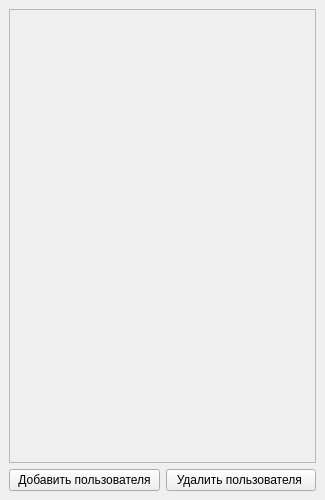
<?xml version="1.0" encoding="UTF-8"?>
<ui version="4.0">
 <class>MainWindow</class>
 <widget class="QMainWindow" name="MainWindow">
  <property name="geometry">
   <rect>
    <x>0</x>
    <y>0</y>
    <width>325</width>
    <height>500</height>
   </rect>
  </property>
  <property name="windowTitle">
   <string>Users</string>
  </property>
  <property name="windowIcon">
   <iconset>
    <normaloff>C:/Users/User/Desktop/detect_person.png</normaloff>C:/Users/User/Desktop/detect_person.png</iconset>
  </property>
  <widget class="QWidget" name="centralwidget">
   <layout class="QGridLayout" name="gridLayout_2">
    <item row="1" column="0">
     <widget class="QPushButton" name="add_user_pushButton">
      <property name="text">
       <string>Добавить пользователя</string>
      </property>
      <property name="icon">
       <iconset>
        <normaloff>../../image/img tools/add.png</normaloff>../../image/img tools/add.png</iconset>
      </property>
     </widget>
    </item>
    <item row="1" column="1">
     <widget class="QPushButton" name="delete_user_pushButton">
      <property name="text">
       <string>Удалить пользователя </string>
      </property>
      <property name="icon">
       <iconset>
        <normaloff>../../image/img tools/user_delete.png</normaloff>../../image/img tools/user_delete.png</iconset>
      </property>
     </widget>
    </item>
    <item row="0" column="0" colspan="2">
     <widget class="QScrollArea" name="scrollArea">
      <property name="widgetResizable">
       <bool>true</bool>
      </property>
      <widget class="QWidget" name="scrollAreaWidgetContents">
       <property name="geometry">
        <rect>
         <x>0</x>
         <y>0</y>
         <width>305</width>
         <height>450</height>
        </rect>
       </property>
       <layout class="QVBoxLayout" name="verticalLayout_3">
        <item>
         <layout class="QVBoxLayout" name="layout_user_groupbox"/>
        </item>
       </layout>
      </widget>
     </widget>
    </item>
   </layout>
  </widget>
 </widget>
 <resources/>
 <connections/>
</ui>
